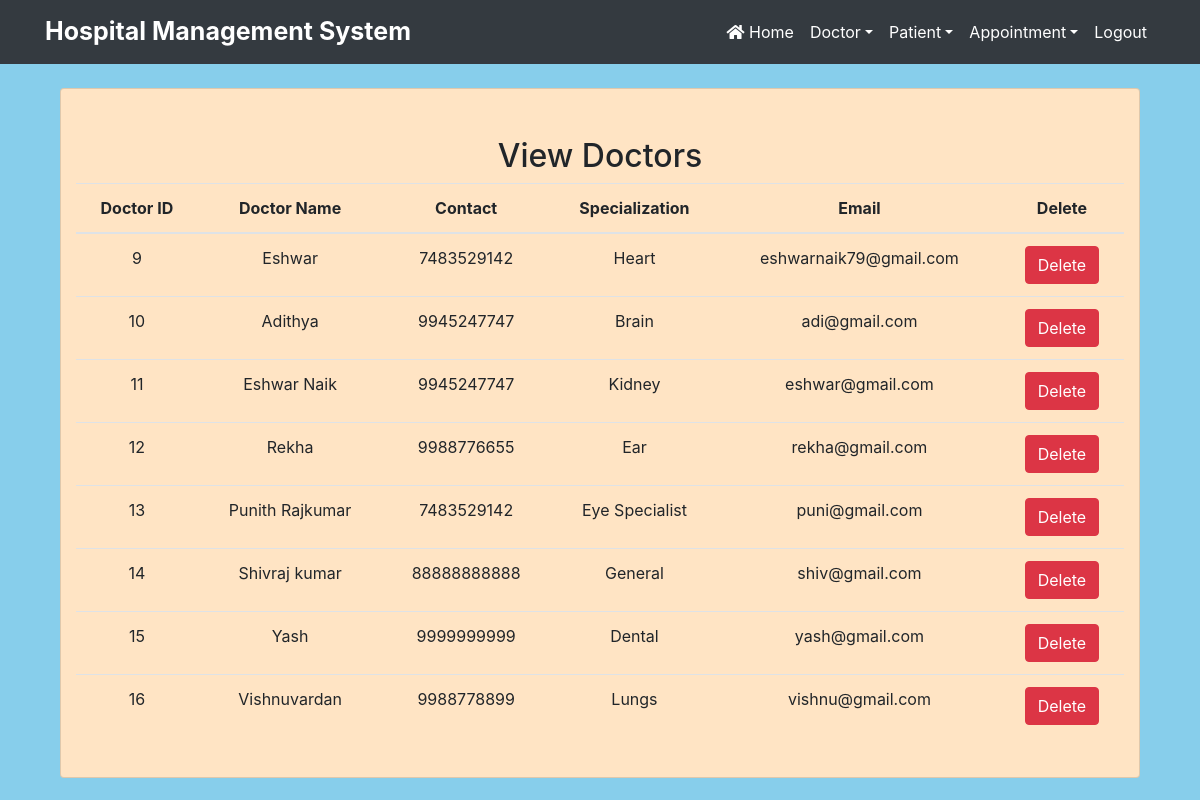
/view_doctor/ (signed in), run on the app's committed database.
### hospital/models.py (models this page shows, shortened)
class Doctor(models.Model):
    name = models.CharField(max_length=100)
    special = models.CharField(max_length=100)
    mobile = models.IntegerField()
    email = models.EmailField()

### hospital/views.py (the view)
# urls.py: path('view_doctor/', View_Doctor, name='view_doctor'),
def View_Doctor(request):
    if not request.user.is_staff:
        return redirect('login')
    doc = Doctor.objects.all()
    d = {'doc':doc}
    return render(request,'view_doctor.html',d)

### hospital/templates/view_doctor.html
{% extends "navigationbar.html" %}
{% load static %}
{% block body %}
<div class="container mt-5 text-center">
    <h2 class="text-center">View Doctors</h2>
    <table class="table table-hover"  id="example">
        <thead>
            <tr class="text-center">
                <th>Doctor ID</th>
                <th>Doctor Name</th>
                <th>Contact</th>
                <th>Specialization</th>
                <th>Email</th>
                <th>Delete</th>
            </tr>
        </thead>
        <tbody>
            {% for i in doc %}
            <tr>
                <td>{{i.id}}</td>
                <td>{{i.name}}</td>
                <td>{{i.mobile}}</td>
                <td>{{i.special}}</td>
                <td>{{i.email}}</td>
                <td><a href="{% url 'delete_doctor' i.id %}" onclick="return confirm('Are you realy want to delete?')" class="btn btn-danger">Delete</a></td>
            </tr>
            {% endfor %}
        </tbody>
    </table>
</div>
{% endblock %}

### hospital/templates/navigationbar.html (shortened to what this page needs)
{% load static %}
<!DOCTYPE html>
<html lang="en">
<head>
  <link rel="stylesheet" href="https://maxcdn.bootstrapcdn.com/bootstrap/4.3.1/css/bootstrap.min.css">
  <link rel="stylesheet" href="https://use.fontawesome.com/releases/v5.6.3/css/all.css"></head>
    <link rel="stylesheet" type="text/css" href="{% static 'css/style.css' %}">
</head>
<nav class="navbar navbar-expand-sm navbar-dark bg-dark">
    <div class="container">
        <a class="navbar-brand text-white" href="#">Hospital Management System</a>
        <div class="collapse navbar-collapse" id="myMenu">
             <ul class="navbar-nav text-center ml-auto">
                {% if request.user.is_staff %}
                <li class="nav-item"><a class="nav-link text-white" href="{% url 'home' %}"><i class="fas fa-home"></i> Home</a></li>
                <li class="nav-item dropdown"><a class="nav-link dropdown-toggle text-white"  data-toggle="dropdown" href="#"> Doctor</a>
                </li>
                <li class="nav-item dropdown"><a class="nav-link dropdown-toggle text-white"  data-toggle="dropdown" href="#">Patient</a>
                </li>
                <li class="nav-item dropdown"><a class="nav-link dropdown-toggle text-white"  data-toggle="dropdown" href="#">Appointment</a>
                </li>
                <li class="nav-item"><a class="nav-link text-white" href="{% url 'logout' %}">Logout</a></li>
                {% endif %}
            </ul>
        </div>
    </div>
</nav>
<body>
    <div class="card">
    {% block body %}
    {% endblock  %}
    </div>
</body>
</html>

### hospital/static/css/style.css (style rules this page uses)
.navbar-brand { font-weight: bold; font-size: 25px; }
.card { width: 90%; height: 600%; background-color: bisque; margin-left: 5%; margin-top: 2%; padding-bottom: 2%; }
body { background-color: skyblue; }

### data on the page
Doctor: id "9", name "Eshwar", mobile "7483529142", special "Heart", email "eshwarnaik79@gmail.com"
Doctor: id "10", name "Adithya", mobile "9945247747", special "Brain", email "adi@gmail.com"
Doctor: id "11", name "Eshwar Naik", mobile "9945247747", special "Kidney", email "eshwar@gmail.com"
Doctor: id "12", name "Rekha", mobile "9988776655", special "Ear", email "rekha@gmail.com"
Doctor: id "13", name "Punith Rajkumar", mobile "7483529142", special "Eye Specialist", email "puni@gmail.com"
Doctor: id "14", name "Shivraj kumar", mobile "88888888888", special "General", email "shiv@gmail.com"
Doctor: id "15", name "Yash", mobile "9999999999", special "Dental", email "yash@gmail.com"
Doctor: id "16", name "Vishnuvardan", mobile "9988778899", special "Lungs", email "vishnu@gmail.com"
